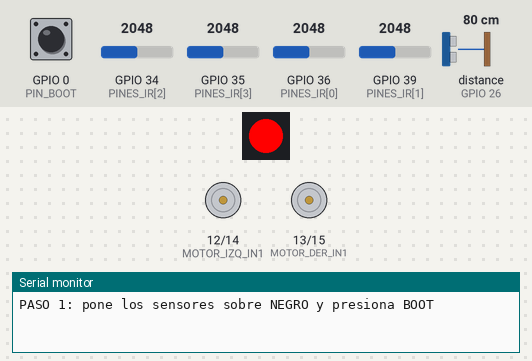
Simulated run of this sketch. Board: ESP32. Parts: 1 RGB LEDs in strip order, left to right, motor-driver pin pairs drawn as motors (green arrow = first pin HIGH = forward, orange = second pin HIGH = backward, longer = more drive), the last lines printed to the serial monitor. Inputs (shaded band) come from the test bench; at power-on: GPIO 0 (PIN_BOOT) HIGH, GPIO 36 (PINES_IR[0]) = 2048, distance to the obstacle (sensor on GPIO 26) 80 cm, GPIO 34 (PINES_IR[2]) = 2048, GPIO 35 (PINES_IR[3]) = 2048, GPIO 39 (PINES_IR[1]) = 2048. The echo pulse lasts 58.3 µs per cm.

Above: at 0.8 s.
0.9 s: GPIO 0 (PIN_BOOT) pulled LOW for 0.15 s
At 2.3 s:
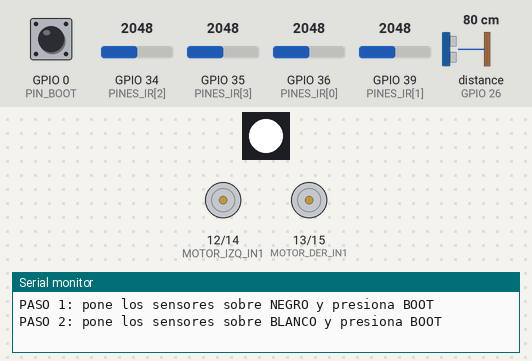
2.6 s: GPIO 0 (PIN_BOOT) pulled LOW for 1 s
At 4.3 s:
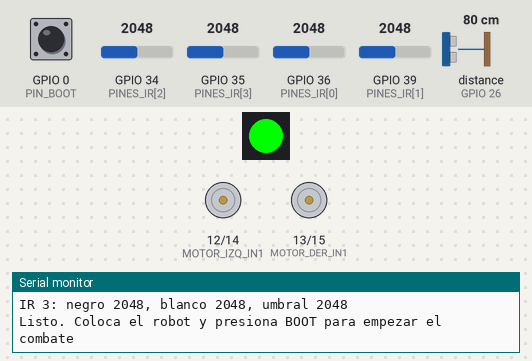
5.1 s: GPIO 0 (PIN_BOOT) pulled LOW for 0.15 s
At 5.7 s:
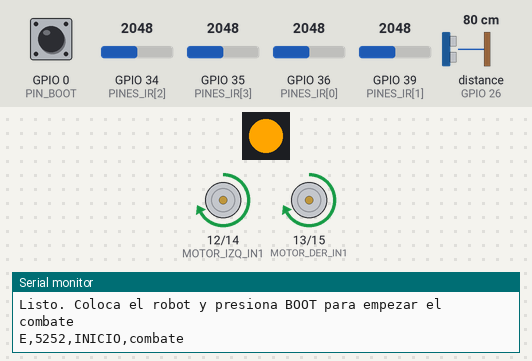
6.7 s: GPIO 36 (PINES_IR[0]) set to 1974
At 7.18 s:
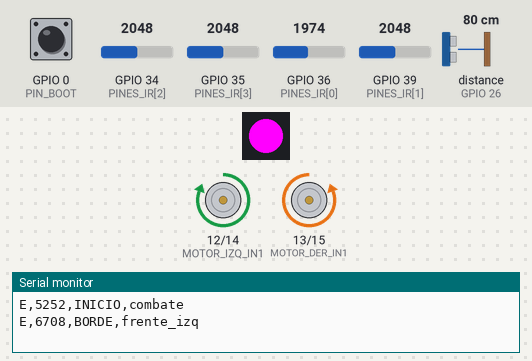
9.7 s: distance to the obstacle (sensor on GPIO 26) set to 120 cm
12.7 s: distance to the obstacle (sensor on GPIO 26) set to 2 cm
At 13.35 s:
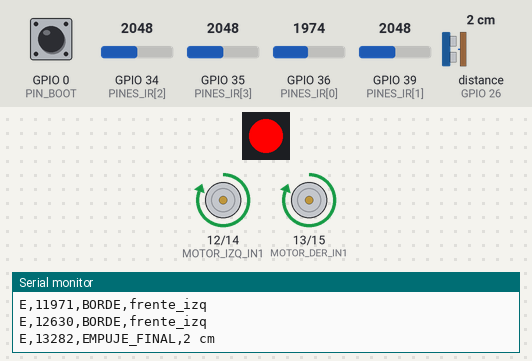
Timing chart, 0 to 16.7 s (numbered marks = the images above; inputs shaded):
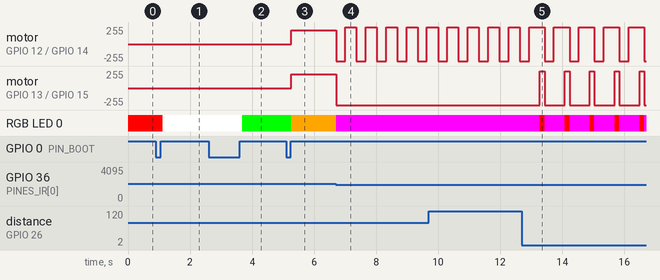

Measured:
- the behaviour switches between 2048 and 2047 on GPIO 36 (PINES_IR[0]) (found by bisection; images 3 and 4)
- after the input at 0.9 s, RGB LED 0: RGB(255, 0, 0) → RGB(255, 255, 255) after 0.22 s
- after the input at 2.6 s, RGB LED 0: RGB(255, 255, 255) → RGB(0, 255, 0) after 1.1 s
- after the input at 5.1 s, motor on GPIO 12 (MOTOR_IZQ_IN1) / GPIO 14 (MOTOR_IZQ_IN2), motor on GPIO 13 (MOTOR_DER_IN1) / GPIO 15 (MOTOR_DER_IN2): stopped → forward 203/255 after 0.16 s; RGB LED 0: RGB(0, 255, 0) → RGB(255, 165, 0) after 0.16 s
- after the input at 6.7 s, motor on GPIO 12 (MOTOR_IZQ_IN1) / GPIO 14 (MOTOR_IZQ_IN2): alternates forward 255/255 for 0.36 s and backward 255/255 for 0.30 s, starting at once; motor on GPIO 13 (MOTOR_DER_IN1) / GPIO 15 (MOTOR_DER_IN2): forward 203/255 → backward 255/255 at once; RGB LED 0: RGB(255, 165, 0) → RGB(255, 0, 255) at once
- after the input at 12.7 s, motor on GPIO 13 (MOTOR_DER_IN1) / GPIO 15 (MOTOR_DER_IN2): alternates forward 255/255 for 0.15 s and backward 255/255 for 0.65 s, starting after 0.58 s

The sketch:

1_sumo_basico.ino
```cpp
// Ejemplo: sumo basico en Arduino (kit IdeaBoard)
//
// Programa de ejemplo del simulador: corre igual en el robot. Hace lo minimo
// que necesita un sumobot para pelear:
//   1. Calibra los 4 sensores de piso (IR) sobre negro y sobre blanco.
//   2. Espera el BOOT de la salida.
//   3. En cada vuelta: si un IR ve el borde blanco, escapa; si no, busca al
//      rival con el sonar y lo empuja.
//
// Pines del kit (los mismos que usa el simulador por defecto):
//   motores  izquierdo 12/14, derecho 13/15 (IN1 en alto = la rueda avanza)
//   sonar    TRIG 25, ECHO 26
//   IR       36 frontal izq, 39 frontal der, 34 trasero izq, 35 trasero der
//   BOOT 0, NeoPixel 2
//
// Requiere la libreria "Adafruit NeoPixel" (Library Manager del IDE).

#include <Adafruit_NeoPixel.h>

// ── pines ──
#define PIN_TRIG 25
#define PIN_ECHO 26
#define PIN_BOOT 0
#define PIN_NEOPIXEL 2
#define MOTOR_IZQ_IN1 12
#define MOTOR_IZQ_IN2 14
#define MOTOR_DER_IN1 13
#define MOTOR_DER_IN2 15

const int PINES_IR[4] = {36, 39, 34, 35};   // frontal izq, frontal der, trasero izq, trasero der

// ── ajustes ──
const float DIST_ATAQUE = 40.0;      // cm: a menos de esto, empuja a fondo
const float DIST_ACERCAR = 90.0;     // cm: a menos de esto, se acerca
const float VEL_ATAQUE = 1.0;
const float VEL_ACERCAR = 0.8;
const float VEL_BUSQUEDA = 0.8;      // girando en el lugar: por debajo de ~0.7 el pivote se traba
const int RETROCESO_MS = 300;        // escape del borde: cuanto retrocede
const int GIRO_ESCAPE_MS = 350;      // y cuanto gira despues
const unsigned long ESPERA_SALIDA_MS = 0;   // si el reglamento pide esperar (p. ej. 5 s), ponelo aca

Adafruit_NeoPixel pixel(1, PIN_NEOPIXEL, NEO_GRB + NEO_KHZ800);
int umbral[4];                       // entre negro y blanco, uno por sensor
float ultimaDistancia = 999.0;       // la ultima distancia al rival (cm)
unsigned long tUltimoEco = 0;        // cuando se vio por ultima vez

// ── motores: velocidad de -1 (atras) a 1 (adelante) ──
void motor(int in1, int in2, float vel) {
  vel = constrain(vel, -1.0, 1.0);
  int pwm = (int)(fabs(vel) * 255);
  if (vel >= 0) { ledcWrite(in1, pwm); ledcWrite(in2, 0); }
  else          { ledcWrite(in1, 0);   ledcWrite(in2, pwm); }
}

void motores(float izq, float der) {
  motor(MOTOR_IZQ_IN1, MOTOR_IZQ_IN2, izq);
  motor(MOTOR_DER_IN1, MOTOR_DER_IN2, der);
}

void color(uint8_t r, uint8_t g, uint8_t b) {
  pixel.setPixelColor(0, pixel.Color(r, g, b));
  pixel.show();
}

// Un evento para el informe del simulador: "E,<ms>,<NOMBRE>,<detalle>".
// En el robot es solo una linea mas por el Serial.
void evento(const char* nombre, String detalle) {
  Serial.print("E,"); Serial.print(millis()); Serial.print(",");
  Serial.print(nombre); Serial.print(","); Serial.println(detalle);
}

// ── sensores ──
float distanciaCm() {
  digitalWrite(PIN_TRIG, LOW);
  delayMicroseconds(2);
  digitalWrite(PIN_TRIG, HIGH);
  delayMicroseconds(10);
  digitalWrite(PIN_TRIG, LOW);
  unsigned long us = pulseIn(PIN_ECHO, HIGH, 12000UL);   // 12 ms: unos 2 m
  if (us == 0) return 999.0;                              // sin eco
  return us / 58.0;
}

// Pegado al rival el sonar pierde ecos. Si se lo acaba de ver, se mantiene la
// ultima distancia un rato (mas si estaba muy cerca) en vez de ponerse a buscar.
float distanciaRival() {
  float d = distanciaCm();
  if (d < 999.0) { ultimaDistancia = d; tUltimoEco = millis(); return d; }
  unsigned long retener = ultimaDistancia < 15.0 ? 500 : 150;
  if (millis() - tUltimoEco < retener) return ultimaDistancia;
  ultimaDistancia = 999.0;
  return 999.0;
}

// Blanco lee BAJO y negro ALTO: es borde si la lectura queda debajo del umbral
// en dos vueltas seguidas del loop. En un dojo brillante los reflejos dan
// lecturas bajas sueltas de unos milisegundos que no son borde.
int vecesBlanco[4];
bool esBorde(int i) {
  if (analogRead(PINES_IR[i]) < umbral[i]) vecesBlanco[i]++;
  else vecesBlanco[i] = 0;
  return vecesBlanco[i] >= 2;
}

// ── arranque ──
void esperarBoot() {
  while (digitalRead(PIN_BOOT) == HIGH) { delay(5); }   // espera que lo aprieten
  while (digitalRead(PIN_BOOT) == LOW) { delay(5); }    // y que lo suelten
}

void leerTodos(int destino[4]) {
  for (int i = 0; i < 4; i++) {
    long suma = 0;
    for (int k = 0; k < 8; k++) { suma += analogRead(PINES_IR[i]); delay(2); }
    destino[i] = suma / 8;
  }
}

void calibrar() {
  int negro[4], blanco[4];
  Serial.println("PASO 1: pone los sensores sobre NEGRO y presiona BOOT");
  color(255, 0, 0);
  esperarBoot();
  leerTodos(negro);
  Serial.println("PASO 2: pone los sensores sobre BLANCO y presiona BOOT");
  color(255, 255, 255);
  esperarBoot();
  leerTodos(blanco);
  for (int i = 0; i < 4; i++) {
    umbral[i] = (negro[i] + blanco[i]) / 2;
    Serial.printf("IR %d: negro %d, blanco %d, umbral %d\n", i, negro[i], blanco[i], umbral[i]);
  }
}

void setup() {
  Serial.begin(115200);
  pinMode(PIN_TRIG, OUTPUT);
  pinMode(PIN_ECHO, INPUT);
  pinMode(PIN_BOOT, INPUT_PULLUP);
  ledcAttach(MOTOR_IZQ_IN1, 20000, 8);
  ledcAttach(MOTOR_IZQ_IN2, 20000, 8);
  ledcAttach(MOTOR_DER_IN1, 20000, 8);
  ledcAttach(MOTOR_DER_IN2, 20000, 8);
  pixel.begin();
  motores(0, 0);

  calibrar();
  Serial.println("Listo. Coloca el robot y presiona BOOT para empezar el combate");
  color(0, 255, 0);
  esperarBoot();
  color(0, 0, 0);
  delay(ESPERA_SALIDA_MS);
  evento("INICIO", "combate");
}

// ── combate ──
void escapar(bool adelante, bool izquierda) {
  color(255, 0, 255);
  for (int i = 0; i < 4; i++) vecesBlanco[i] = 0;
  if (adelante) {
    evento("BORDE", izquierda ? "frente_izq" : "frente_der");
    motores(-1.0, -1.0);                        // atras
    delay(RETROCESO_MS);
    if (izquierda) motores(1.0, -1.0);          // gira hacia la derecha, lejos del borde
    else           motores(-1.0, 1.0);
    delay(GIRO_ESCAPE_MS);
  } else {
    evento("BORDE", "atras");
    motores(1.0, 1.0);                          // el borde esta atras: adelante
    delay(RETROCESO_MS);
  }
}

void loop() {
  bool fi = esBorde(0), fd = esBorde(1), ti = esBorde(2), td = esBorde(3);
  if (fi || fd) {
    // Borde adelante con el rival pegado: empujarlo un poco mas antes de
    // escapar. El rival pierde recien cuando sale entero del circulo negro.
    if (ultimaDistancia < 15.0) {
      evento("EMPUJE_FINAL", String(ultimaDistancia, 0) + " cm");
      motores(1.0, 1.0);
      delay(150);
    }
    escapar(true, fi);
    return;
  }
  if (ti || td) { escapar(false, ti); return; }

  float d = distanciaRival();
  if (d < DIST_ATAQUE) {
    color(255, 0, 0);
    motores(VEL_ATAQUE, VEL_ATAQUE);
  } else if (d < DIST_ACERCAR) {
    color(255, 165, 0);
    motores(VEL_ACERCAR, VEL_ACERCAR);
  } else {
    color(0, 0, 255);
    motores(-VEL_BUSQUEDA, VEL_BUSQUEDA);      // busca girando a la izquierda
  }
}
```
